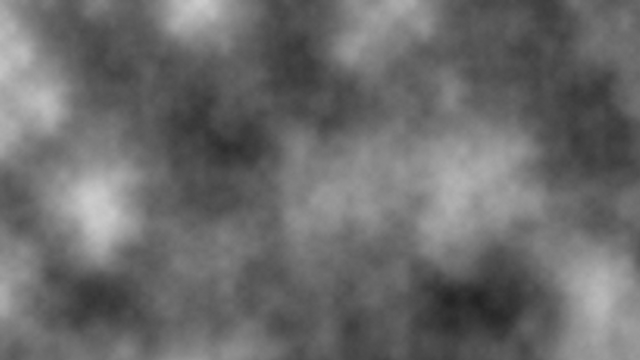
Frame 1 (no input)
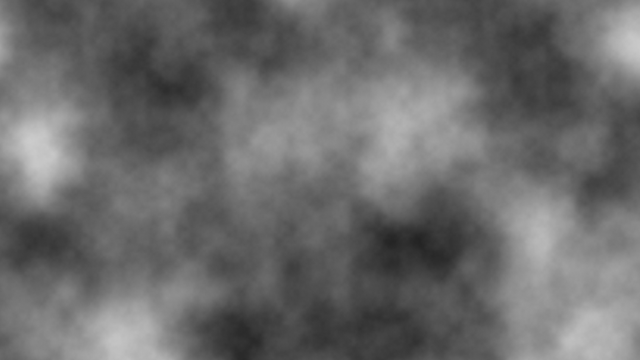
Frame 60 (the mouse pressed at the canvas centre just before this capture)
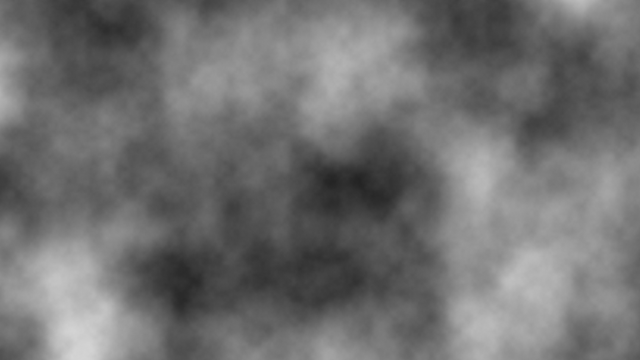
Frame 120 (the mouse held since frame 60 and released just before this capture)

The Processing sketch that drew these frames (run headless with seeded random() and noise(); from frame 60 on, the mouse is pressed at the canvas centre):

// Processing sketch: sketch_00_2d_perlin
// ── sketch_00_2d_perlin.pde
float t = 0.0;

void setup() {
  size(640, 360);
  noiseDetail(10, .48);
  //fillit();
}

void draw () {
  fillit();
  t += 0.01;
}

void fillit() {
  loadPixels();
  float xoff = 0.0;
  
  for (int x = 0; x < width; x++) {
    float yoff = 0.0;
    
    for (int y = 0; y < height; y++) {
      float bright = map(noise(t+xoff, t+yoff), 0, 1, 0, 255);
      pixels[x+y*width] = color(bright);
      yoff += 0.01;
    }
    xoff += 0.01;
  }
  updatePixels();
}
